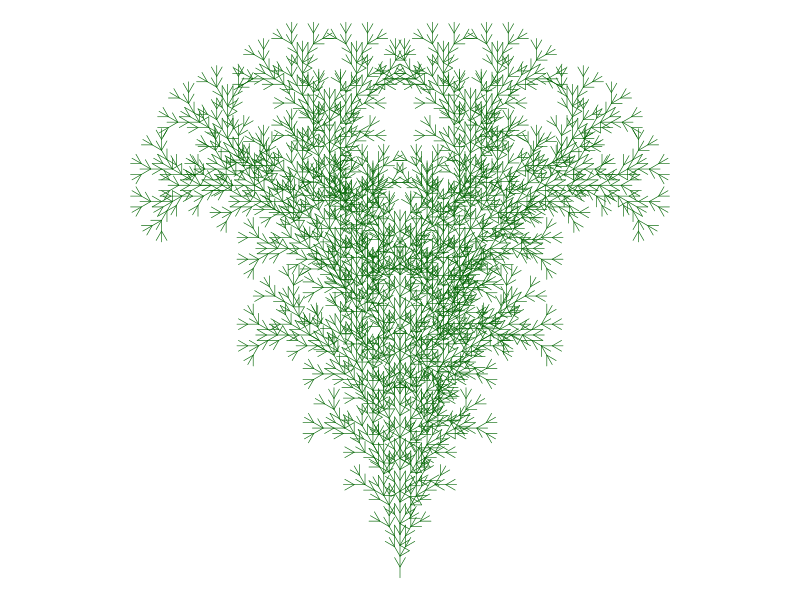
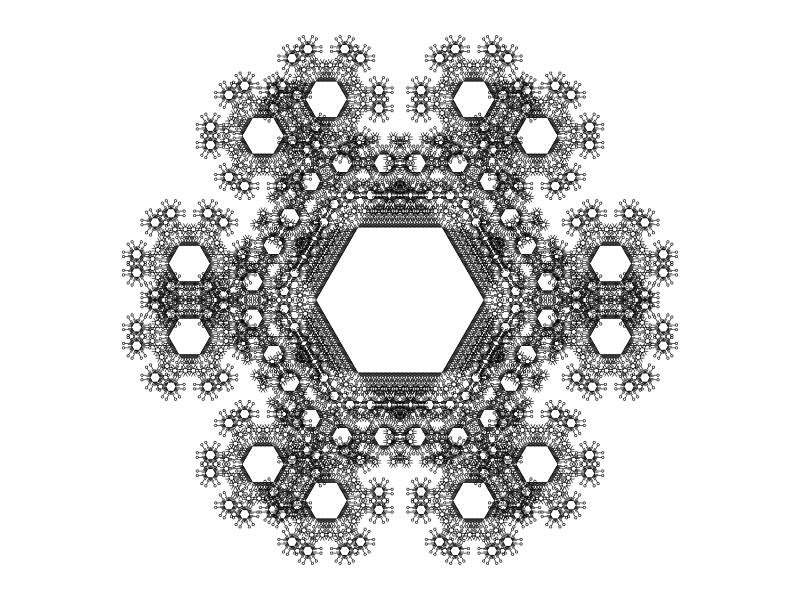
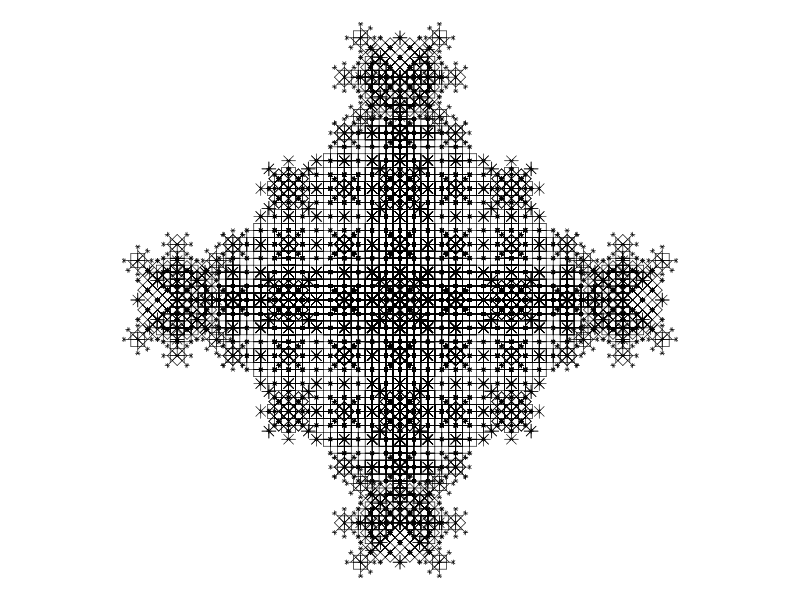

Generate these figures, in order, with R: (Note: this script raises an error after producing the figures.)
## ---- chunk 1
subtrahend = 2
## ---- chunk 2
getstr = function(start="A",
                  rules=list("A"="A[+A][-A]b","b"="[+C][-C]","C"="CC"),
                  n=10){
    st = start
    for(jj in 1:n){
        ss = strsplit(st,"")[[1]]
        s2 = ss
        for(i in names(rules)){
            s2[ss==i] = rules[[i]]
        }
        st = paste0(s2,collapse="")
    }
    return(st)
}

getxyc = function(string="AA+AA+AA+A+A",angle=pi/2,angle_initial=pi/2){
    switch = 1
    d = angle_initial
    x = 0
    y = 0
    dsave = numeric()
    xsave = numeric()
    ysave = numeric()
    chs = strsplit(string,"")[[1]]
    xl = numeric(sum(chs %in% LETTERS)+sum(chs=="]")+1)
    yl = numeric(sum(chs %in% LETTERS)+sum(chs=="]")+1)
    draw = numeric(sum(chs %in% LETTERS)+sum(chs=="]")+1)
    j = 0
    for(i in 1:nchar(string)){
        ch = chs[i]
        cn = as.integer(charToRaw(ch))
        if(cn>=as.integer(charToRaw("A")) && cn<=as.integer(charToRaw("L"))){
            j = j+1
            draw[j+1] = 1
            x = x+cos(d)
            y = y+sin(d)
            xl[j+1] = x
            yl[j+1] = y
        }
        if(cn>=as.integer(charToRaw("M")) && cn<=as.integer(charToRaw("Z"))){
            j = j+1
            draw[j+1] = 0
            x = x+cos(d)
            y = y+sin(d)
            xl[j+1] = x
            yl[j+1] = y
        }
        if(cn==as.integer(charToRaw("["))){
            dsave = c(dsave,d)
            xsave = c(xsave,x)
            ysave = c(ysave,y)
        }
        if(cn==as.integer(charToRaw("]"))){
            j = j+1
            draw[j+1] = 0
            x = xsave[length(xsave)]
            y = ysave[length(ysave)]
            d = dsave[length(dsave)]
            if(length(xsave)>1){
                xsave = xsave[1:(length(xsave)-1)]
                ysave = ysave[1:(length(ysave)-1)]
                dsave = dsave[1:(length(dsave)-1)]
            } else {
                xsave = numeric()
                ysave = numeric()
                dsave = numeric()
            }
            xl[j+1] = x
            yl[j+1] = y
        }
        if(cn==as.integer(charToRaw("-"))){
            d = d-angle*switch
        }
        if(cn==as.integer(charToRaw("+"))){
            d = d+angle*switch
        }
        if(cn==as.integer(charToRaw("."))){
            switch = switch*(-1)
        }
    }
    
    xwid = max(xl)-min(xl)
    ywid = max(yl)-min(yl)
    xmid = (max(xl)+min(xl))/2
    ymid = (max(yl)+min(yl))/2
    wid = max(c(xwid,ywid))
    x2 = (xl-xmid)/wid*2
    y2 = (yl-ymid)/wid*2
    return(list(x2,y2,draw))
}

makeplot = function(xyd,lwd=1,col="blue"){
    x = xyd[[1]]
    y = xyd[[2]]
    d = xyd[[3]]
    plot(0,0,"n",xlim=c(-1,1),ylim=c(-1,1),axes=F,ann=F)
    starts = numeric()
    if(d[1]){
        starts = c(1)
    }
    starts = c(starts,which(diff(d)==1))
    ends = which(diff(d)==-1)
    if(d[length(d)]==1){
        ends = c(ends,length(d))
    }
    for(i in 1:length(starts)){
        lines(x[starts[i]:ends[i]],y[starts[i]:ends[i]],lwd=lwd,col=col)
    }
}

catinfo = function(angle,start,rules,N){
    cat(paste0("Angle = ",angle,"°\n"))
    cat(paste0("Start = ",start))
    cat("\n")
    cat("Rules:")
    cat("\n")
    cat(paste0("  ",names(rules)," > ",rules,collapse="\n"))
    cat(paste0("\nNumber of recursions = ",N))
}
## ---- chunk 3
par(mar=c(0,0,0,0),oma=c(0,0,0,0),pty="s")
angle = 30
N = 7
start_angle = 90
start = "A"
rules = list("A"="A[+A][-A]B",
             "B"="[--B]A")
s = getstr(start,rules,N)
xyc = getxyc(s,angle/180*pi,angle_initial=start_angle/180*pi)
# print(xyc[[3]])
makeplot(xyc,lwd=0.6,col="darkgreen")
## ---- chunk 4
catinfo(angle,start,rules,N)
## ---- chunk 5
par(mar=c(0,0,0,0),oma=c(0,0,0,0),pty="s")
angle = 60
N = 7
start_angle = 0
start = "A"
rules = list("A"="B+B+B+B+B+B+",
             "B"="B[--CCC-a][-CCC-a]B",
             "C"="CC",
             "a"="B+B+B+B+B+B+")
s = getstr(start,rules,N)
xyc = getxyc(s,angle/180*pi,angle_initial=start_angle/180*pi)
makeplot(xyc,lwd=0.6,col="black")
## ---- chunk 6
catinfo(angle,start,rules,N)
## ---- chunk 7
par(mar=c(0,0,0,0),oma=c(0,0,0,0),pty="s")
start = "A"
rules = list("A"="[----AAB][--AAB][++AAB]AAB",
             "B"="[-C][+C][--C][++C][---C][+++C]",
             "C"="CAB")
angle = 45
start_angle = 0
N = 6
s = getstr(start,rules,N)
xyc = getxyc(s,angle/180*pi,angle_initial=start_angle/180*pi)
makeplot(xyc,lwd=0.6,col="black")
## ---- chunk 8
catinfo(angle,start,rules,N)
## ---- chunk 9
par(mar=c(0,0,0,0),oma=c(0,0,0,0),pty="s")
start = "A"
rules = list("A"="[-AAB][--AAB][+AAB][++AAB]AAB",
             "B"="[-C][+C][--C][++C]CA",
             "C"="CC")
angle = 72
start_angle = 72/4
N = 5
s = getstr(start,rules,N)
xyc = getxyc(s,angle/180*pi,angle_initial=start_angle/180*pi)
makeplot(xyc,lwd=0.6,col="black")
## ---- chunk 10
catinfo(angle,start,rules,N)
## ---- chunk 11
par(mar=c(0,0,0,0),oma=c(0,0,0,0),pty="s")
start = "a"
rules = list("a"="B+B+B+B+B+B",
             "B"="BB[---CCa]",
             "C"="CC")
angle = 60
start_angle = 0
N = 9
s = getstr(start,rules,N)
xyc = getxyc(s,angle/180*pi,angle_initial=start_angle/180*pi)
makeplot(xyc,lwd=1,col="black")
## ---- chunk 12
catinfo(angle,start,rules,N)
## ---- chunk 13
par(mar=c(0,0,0,0),oma=c(0,0,0,0),pty="s")
start = "A"
rules = list("A"="B+B+B+B+B",
             "B"="[-CCA]BB",
             "C"="CC")
angle = 72
start_angle = 0
N = 9
s = getstr(start,rules,N)
xyc = getxyc(s,angle/180*pi,angle_initial=start_angle/180*pi)
makeplot(xyc,lwd=1,col="black")
## ---- chunk 14
catinfo(angle,start,rules,N)
## ---- chunk 15
par(mar=c(0,0,0,0),oma=c(0,0,0,0),pty="s")
start = "A"
rules = list("A"="+A-B-B[B]",
             "B"="-B+A+A[A]")
angle = 45
start_angle = 0
N = 8
s = getstr(start,rules,N)
xyc = getxyc(s,angle/180*pi,angle_initial=start_angle/180*pi)
makeplot(xyc,lwd=1,col="black")
## ---- chunk 16
catinfo(angle,start,rules,N)
## ---- chunk 17
par(mar=c(0,0,0,0),oma=c(0,0,0,0),pty="s")
start = "A"
rules = list("A"="AA[-A][+A]")
angle = 90
start_angle = 0
N = 8
s = getstr(start,rules,N)
xyc = getxyc(s,angle/180*pi,angle_initial=start_angle/180*pi)
makeplot(xyc,lwd=1,col="black")
## ---- chunk 18
catinfo(angle,start,rules,N)
## ---- chunk 19
par(mar=c(0,0,0,0),oma=c(0,0,0,0),pty="s")
start = "A"
rules = list("A"="AcbcA",
             "b"="[+A][-A][++A][--A][+++A][---A][++++A][----A][+++++A][-----A]",
             "c"="bAb")
angle = 30
start_angle = 0
N = 6
s = getstr(start,rules,N)
xyc = getxyc(s,angle/180*pi,angle_initial=start_angle/180*pi)
makeplot(xyc,lwd=1,col="black")
## ---- chunk 20
catinfo(angle,start,rules,N)
## ---- chunk 21
par(mar=c(0,0,0,0),oma=c(0,0,0,0),pty="s")
start = "AB"
rules = list("A"="B--B",
             "B"="AA+++AA")
angle = 30
start_angle = 0
N = 12
s = getstr(start,rules,N)
xyc = getxyc(s,angle/180*pi,angle_initial=start_angle/180*pi)
makeplot(xyc,lwd=1,col="black")
## ---- chunk 22
catinfo(angle,start,rules,N)
## ---- chunk 23
par(mar=c(0,0,0,0),oma=c(0,0,0,0),pty="s")
start = "x"
rules = list("x"="FFF[+FFF+FFF+FF+FF+F+Fx][-FFF-FFF-FF-FF-F-Fx]Fx",
             "F"="FFx")
angle = 30
start_angle = 90
N = 6
s = getstr(start,rules,N)
xyc = getxyc(s,angle/180*pi,angle_initial=start_angle/180*pi)
makeplot(xyc,lwd=0.3,col="black")
## ---- chunk 24
catinfo(angle,start,rules,N)
## ---- chunk 25
par(mar=c(0,0,0,0),oma=c(0,0,0,0),pty="s")
start = "A"
rules = list("A"="AB",
             "B"="A[++C][--C]",
             "C"="C[+C][-C]A")
angle = 45
start_angle = 90
N = 10
s = getstr(start,rules,N)
xyc = getxyc(s,angle/180*pi,angle_initial=start_angle/180*pi)
makeplot(xyc,lwd=1,col="maroon")
## ---- chunk 26
catinfo(angle,start,rules,N)
## ---- chunk 27
par(mar=c(0,0,0,0),oma=c(0,0,0,0),pty="s")
start = "-x"
rules = list("x"="F+[[x]-x]-F[-Fx]+x",
             "F"="FF")
angle = 25
start_angle = 90
N = 7
s = getstr(start,rules,N)
xyc = getxyc(s,angle/180*pi,angle_initial=start_angle/180*pi)
makeplot(xyc,lwd=1,col=rgb(0.5,0,0.5))
## ---- chunk 28
catinfo(angle,start,rules,N)
## ---- chunk 29
par(mar=c(0,0,0,0),oma=c(0,0,0,0),pty="s")
start = "b"
rules = list("A"="AA",
             "b"="AbA+AbA+AbA")
angle = 90
start_angle = 90
N = 9
s = getstr(start,rules,N)
xyc = getxyc(s,angle/180*pi,angle_initial=start_angle/180*pi)
makeplot(xyc,lwd=1,col=rgb(0,0,0.5))
## ---- chunk 30
catinfo(angle,start,rules,N)
## ---- chunk 31
par(mar=c(0,0,0,0),oma=c(0,0,0,0),pty="s")
start = "A"
rules = list("A"="A+A-A")
angle = 115
start_angle = 90
N = 11
s = getstr(start,rules,N)
xyc = getxyc(s,angle/180*pi,angle_initial=start_angle/180*pi)
makeplot(xyc,lwd=1,col=rgb(0,0,0))
## ---- chunk 32
catinfo(angle,start,rules,N)
## ---- chunk 33
par(mar=c(0,0,0,0),oma=c(0,0,0,0),pty="s")
start = "A"
rules = list("A"="A[+AA][-AA]B",
             "B"="ABA")
angle = 90
start_angle = -90
N = 7
s = getstr(start,rules,N)
xyc = getxyc(s,angle/180*pi,angle_initial=start_angle/180*pi)
makeplot(xyc,lwd=1,col=rgb(0,0,0))
## ---- chunk 34
catinfo(angle,start,rules,N)
## ---- chunk 35
par(mar=c(0,0,0,0),oma=c(0,0,0,0),pty="s")
start = "x"
rules = list("x"="FFF[+FF+FF+FF+F+Fx][-FF-FF-FF-F-Fx]FFFFFFFFFFFFFFx",
             "F"="FF")
angle = 6
start_angle = 90
N = 8
s = getstr(start,rules,N)
xyc = getxyc(s,angle/180*pi,angle_initial=start_angle/180*pi)
makeplot(xyc,lwd=1,col=rgb(0,0,0))
## ---- chunk 36
catinfo(angle,start,rules,N)
## ---- chunk 37
xyd = function(string="AA+AA+AA+A+A",angle=pi/2,angle_initial=pi/2){
    switch = 1
    d = angle_initial
    x = 0
    y = 0
    xl = c(x)
    yl = c(y)
    dsave = numeric()
    xsave = numeric()
    ysave = numeric()
    chs = strsplit(string,"")[[1]]
    xl = numeric(sum(chs %in% LETTERS)+sum(chs=="]")+1)
    yl = numeric(sum(chs %in% LETTERS)+sum(chs=="]")+1)
    draw = numeric(sum(chs %in% LETTERS)+sum(chs=="]")+1)
    draw[1]=1
    j = 1
    for(i in 1:nchar(string)){
        ch = chs[i]
        cn = as.integer(charToRaw(ch))
        if(cn>=as.integer(charToRaw("A")) && cn<=as.integer(charToRaw("L"))){
            j = j+1
            draw[j] = 1
            x = x+cos(d)
            y = y+sin(d)
            xl[j] = x
            yl[j] = y
        }
        if(cn>=as.integer(charToRaw("M")) && cn<=as.integer(charToRaw("Z"))){
            j = j+1
            draw[j] = 0
            x = x+cos(d)
            y = y+sin(d)
            xl[j] = x
            yl[j] = y
        }
        if(cn==as.integer(charToRaw("["))){
            dsave = c(dsave,d)
            xsave = c(xsave,x)
            ysave = c(ysave,y)
        }
        if(cn==as.integer(charToRaw("]"))){
            j = j+1
            draw[j] = 0
            x = xsave[length(xsave)]
            y = ysave[length(ysave)]
            d = dsave[length(dsave)]
            if(length(xsave)>1){
                xsave = xsave[1:(length(xsave)-1)]
                ysave = ysave[1:(length(ysave)-1)]
                dsave = dsave[1:(length(dsave)-1)]
            } else {
                xsave = numeric()
                ysave = numeric()
                dsave = numeric()
            }
            xl[j] = x
            yl[j] = y
        }
        if(cn==as.integer(charToRaw("-"))){
            d = d+angle*switch
        }
        if(cn==as.integer(charToRaw("+"))){
            d = d-angle*switch
        }
        if(cn==as.integer(charToRaw("."))){
            switch = switch*(-1)
        }
    }
    return(list(xl,yl,draw,x,y,d,xsave,ysave,dsave))
}

plotit = function(xyd,lwd=1,col="blue"){
    x = xyd[[1]]
    y = xyd[[2]]
    d = xyd[[3]]
    plot(0,0,"n",xlim=c(-10,10),ylim=c(-10,10),axes=F,ann=F)
    starts = numeric()
    if(d[1]){
        starts = c(1)
    }
    starts = c(starts,which(diff(d)==1))
    ends = which(diff(d)==-1)
    if(d[length(d)]==1){
        ends = c(ends,length(d))
    }
    for(i in 1:length(starts)){
        lines(x[starts[i]:ends[i]],y[starts[i]:ends[i]],lwd=lwd,col=col)
    }
}
## ---- chunk 38
s = "FFFF[+FFF[+FF+F][-FF-F]F][-FFF[-FF-F][+FF+F]F]F[+F][-F]F"
# ss = strsplit(s,"")[[1]]
x = 0
y = 0
d = pi/2
for(i in 1:nchar(s)){
    par(mar=c(0,0,0,0),oma=c(0,0,0,0),pty="s")
    ss = substr(s,1,i)
    xyd1 = xyd(ss,pi/2,angle_initial=pi/2)
    plotit(xyd1,lwd=3,col=rgb(0,0,0))
    text(-9,9,s,adj=c(0,0.5),col="grey")
    text(-9,9,ss,adj=c(0,0.5))
    x = xyd1[[4]]
    y = xyd1[[5]]
    d = xyd1[[6]]
    xsave = round(xyd1[[7]],1)
    ysave = round(xyd1[[8]],1)
    dsave = xyd1[[9]]
    arrows(x-cos(d)/4,y-sin(d)/4,x+cos(d)/4,y+sin(d)/4,0.1,15,2,col="darkgreen",lwd=5)
    if(length(xsave)>0){
        text(-5,-9,paste0(rev(xsave),collapse="\n"),adj=c(0.5,0),col="red")
        text(0,-9,paste0(rev(ysave),collapse="\n"),adj=c(0.5,0),col="red")
        text(5,-9,paste0(rev(round(dsave/pi*180)),"°",collapse="\n"),adj=c(0.5,0),col="red")
        for(i in 1:length(xsave)){
            xs = xsave[i]
            ys = ysave[i]
            ds = dsave[i]
            arrows(xs-cos(ds)/5,ys-sin(ds)/5,xs+cos(ds)/5,ys+sin(ds)/5,0.1,15,2,col="red",lwd=2)
        }
    }
    
}

## ---- chunk 39
s = "FFF[+FFF+FFF+FF+FF+F+F][-FFF-FFF-FF-FF-F-F]F"
x = 0
y = 0
d = pi/2
for(i in 1:nchar(s)){
    par(mar=c(0,0,0,0),oma=c(0,0,0,0),pty="s")
    ss = substr(s,1,i)
    xyd1 = xyd(ss,pi/2,angle_initial=pi/2)
    plotit(xyd1,lwd=3,col=rgb(0,0,0))
    text(-9,9,s,adj=c(0,0.5),col="grey")
    text(-9,9,ss,adj=c(0,0.5))
    x = xyd1[[4]]
    y = xyd1[[5]]
    d = xyd1[[6]]
    xsave = round(xyd1[[7]],1)
    ysave = round(xyd1[[8]],1)
    dsave = xyd1[[9]]
    arrows(x-cos(d)/4,y-sin(d)/4,x+cos(d)/4,y+sin(d)/4,0.1,15,2,col="darkgreen",lwd=5)
    if(length(xsave)>0){
        text(-5,-9,paste0(rev(xsave),collapse="\n"),adj=c(0.5,0),col="red")
        text(0,-9,paste0(rev(ysave),collapse="\n"),adj=c(0.5,0),col="red")
        text(5,-9,paste0(rev(round(dsave/pi*180)),"°",collapse="\n"),adj=c(0.5,0),col="red")
        for(i in 1:length(xsave)){
            xs = xsave[i]
            ys = ysave[i]
            ds = dsave[i]
            arrows(xs-cos(ds)/5,ys-sin(ds)/5,xs+cos(ds)/5,ys+sin(ds)/5,0.1,15,2,col="red",lwd=2)
        }
    }
}
